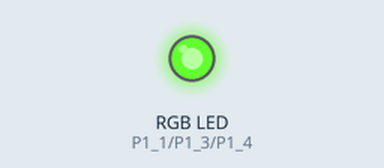
The sketch below on a simulated TI MSP430 LaunchPad. Parts: an RGB LED mixed from three pins (HIGH = lit). Dim RGB values are drawn brighter than linear.

Above: at 1.35 s.
At 2.55 s:
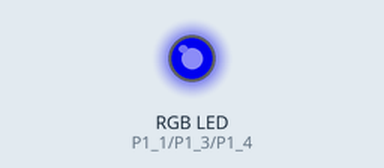
At 4.06 s:
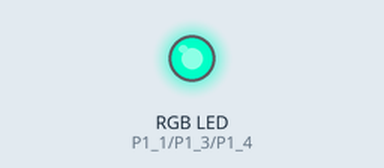
At 7.06 s:
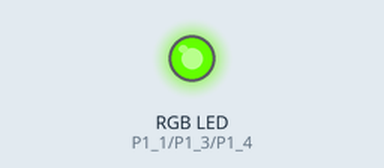
At 9.77 s:
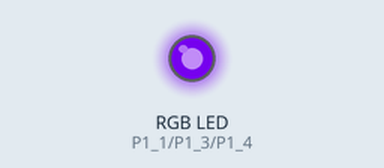
At 12.78 s:
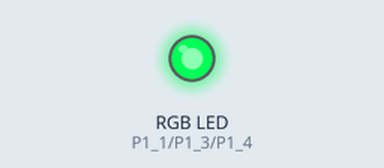
Timing chart, 0 to 12.8 s (numbered marks = the images above):
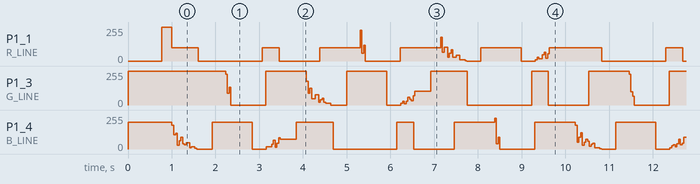

Measured:
- by itself, P1_1 (R_LINE): 255/255 → 99/255 at 1.0 s, → 0/255 0.61 s later, → 99/255 1.5 s later, → 0/255 0.38 s later, … (34 changes in this stretch)

The sketch:

LedStrip-ULN2003.ino
```cpp
// (licence header left out)
// Comment/uncomment as suitable for your hardware
// #define LaunchPadF5529

typedef struct {
  int pin;
  long calibration;
} ColourLine;

#ifdef LaunchPadF5529
#define R_LINE P2_5
#define G_LINE P2_4
#define B_LINE P1_5
#else
#define R_LINE 3
#define G_LINE 5
#define B_LINE 6
#endif

#define COLOUR_DELAY 3
#define HUE_MAX  6.0
#define HUE_DELTA 0.01

ColourLine rgb[3] = {
  { R_LINE, 100 },
  { G_LINE, 256 },
  { B_LINE, 200 }
};
float hue=0.0, saturation=1, value=1;

void setup () {
  for (int k=0; k<3; k++) {
    analogWrite(rgb[k].pin, rgb[k].calibration);
  }
  delay(1000);
}

void loop() {
  loop0(); // update this to use alternative implementations
}


// ================================================================================================
// An implementation that changes colours using HSV
// ================================================================================================
void loop0() {
  hue += HUE_DELTA;
  if (hue > HUE_MAX) hue=0.0;

  long rgbval = HSV_to_RGB(hue, saturation, value);
  for (int k=0; k<3; k++) {
    analogWrite(rgb[k].pin, ((rgbval>>(8*(2-k))) & 0xFF) * rgb[k].calibration/256);
  }

  delay(COLOUR_DELAY);
}

long HSV_to_RGB( float h, float s, float v ) {
  // Source: http://www.jerome-bernard.com/blog/2013/01/12/rgb-led-strip-controlled-by-an-arduino/
  // HSV gives smoother colour transitions than RGB
  int i;
  float m, n, f;

  if ((s<0.0) || (s>1.0) || (v<1.0) || (v>1.0)) {
    return 0L;
  }

  if ((h < 0.0) || (h > 6.0)) {
    return long( v * 255 ) + long( v * 255 ) * 256 + long( v * 255 ) * 65536;
  }

  i = floor(h);
  f = h - i;
  if (!(i&1)) {
    f = 1 - f; // if i is even
  }
  m = v * (1 - s);
  n = v * (1 - s * f);
  switch (i) {
    case 6:
    case 0:
      return long(v * 255 ) * 65536 + long( n * 255 ) * 256 + long( m * 255);
    case 1:
      return long(n * 255 ) * 65536 + long( v * 255 ) * 256 + long( m * 255);
    case 2:
      return long(m * 255 ) * 65536 + long( v * 255 ) * 256 + long( n * 255);
    case 3:
      return long(m * 255 ) * 65536 + long( n * 255 ) * 256 + long( v * 255);
    case 4:
      return long(n * 255 ) * 65536 + long( m * 255 ) * 256 + long( v * 255);
    case 5:
      return long(v * 255 ) * 65536 + long( m * 255 ) * 256 + long( n * 255);
  }
}


// ================================================================================================
// This is a simple implementation that changes RGB values directly. Calibration is ignored.
// ================================================================================================
void loop1() {
  int r, g, b;

  // fade from blue to violet
  for (r = 0; r < 256; r++) {
    analogWrite(R_LINE, r);
    delay(COLOUR_DELAY);
  }
  // fade from violet to red
  for (b = 255; b > 0; b--) {
    analogWrite(B_LINE, b);
    delay(COLOUR_DELAY);
  }
  // fade from red to yellow
  for (g = 0; g < 256; g++) {
    analogWrite(G_LINE, g);
    delay(COLOUR_DELAY);
  }
  // fade from yellow to green
  for (r = 255; r > 0; r--) {
    analogWrite(R_LINE, r);
    delay(COLOUR_DELAY);
  }
  // fade from green to teal
  for (b = 0; b < 256; b++) {
    analogWrite(B_LINE, b);
    delay(COLOUR_DELAY);
  }
  // fade from teal to blue
  for (g = 255; g > 0; g--) {
    analogWrite(G_LINE, g);
    delay(COLOUR_DELAY);
  }
}
```
